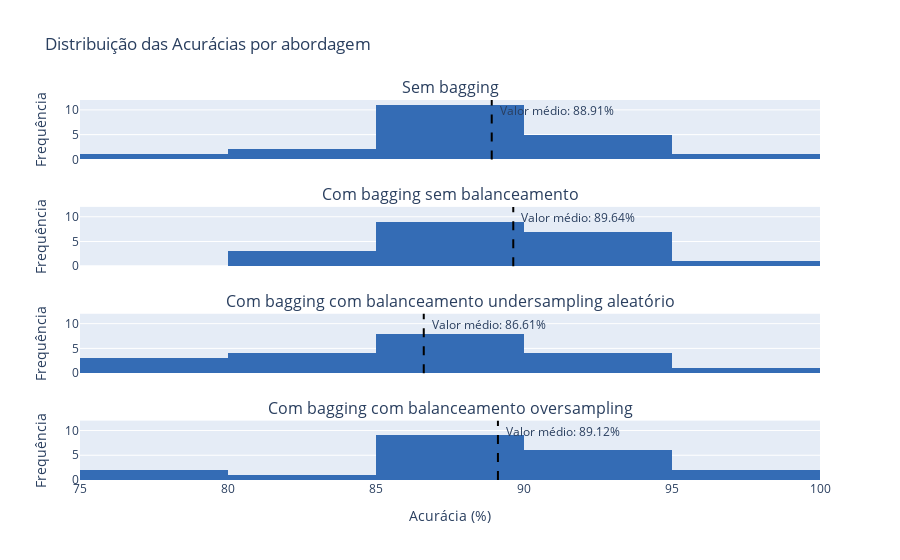

Notebook code for this chart:
### Code cell
plot_accuracies(svm_f1s)

### Figure 1 — Plotly figure (JSON) as saved in the notebook; plotly's stock layout.template omitted (floating-point values rounded to 4 significant figures)
{"data": [{"marker": {"color": "#346CB5"}, "name": "Sem bagging", "type": "histogram", "x": [87.18, 94.2, 82.19, 88.81, 87.39, 78.3, 90.95, 98.61, 88.72, 80.95, 85.56, 89.72, 94.41, 91.79, 87.59, 94.65, 89.04, 88.75, 89.75, 89.64], "xaxis": "x", "yaxis": "y"}, {"marker": {"color": "#346CB5"}, "name": "Com bagging sem balanceamento", "type": "histogram", "x": [88.66, 94.2, 83.34, 91.8, 87.39, 81.47, 90.64, 98.61, 89.05, 82.39, 89.35, 89.72, 93.17, 91.79, 87.59, 94.61, 89.08, 90.41, 89.82, 89.64], "xaxis": "x2", "yaxis": "y2"}, {"marker": {"color": "#346CB5"}, "name": "Com bagging com balanceamento undersampling aleatório", "type": "histogram", "x": [92.86, 88.13, 80.53, 86.42, 85.8, 79.17, 85.88, 96.09, 82.64, 77.43, 79.41, 90.3, 88.96, 89.53, 87.84, 92.39, 92.82, 86.74, 84.9, 84.42], "xaxis": "x3", "yaxis": "y3"}, {"marker": {"color": "#346CB5"}, "name": "Com bagging com balanceamento oversampling", "type": "histogram", "x": [92.86, 94.2, 82.19, 89.58, 88.56, 78.61, 89.52, 98.61, 86.0, 78.21, 86.75, 88.08, 94.54, 91.79, 87.62, 95.99, 91.44, 86.9, 92.67, 88.25], "xaxis": "x4", "yaxis": "y4"}], "layout": {"annotations": [{"font": {"size": 16}, "showarrow": false, "text": "Sem bagging", "x": 0.5, "xanchor": "center", "xref": "paper", "y": 1, "yanchor": "bottom", "yref": "paper"}, {"font": {"size": 16}, "showarrow": false, "text": "Com bagging sem balanceamento", "x": 0.5, "xanchor": "center", "xref": "paper", "y": 0.7188, "yanchor": "bottom", "yref": "paper"}, {"font": {"size": 16}, "showarrow": false, "text": "Com bagging com balanceamento undersampling aleatório", "x": 0.5, "xanchor": "center", "xref": "paper", "y": 0.4375, "yanchor": "bottom", "yref": "paper"}, {"font": {"size": 16}, "showarrow": false, "text": "Com bagging com balanceamento oversampling", "x": 0.5, "xanchor": "center", "xref": "paper", "y": 0.1562, "yanchor": "bottom", "yref": "paper"}, {"showarrow": false, "text": "  Valor médio: 88.91%", "x": 88.91, "xanchor": "left", "xref": "x", "y": 1, "yanchor": "top", "yref": "y domain"}, {"showarrow": false, "text": "  Valor médio: 89.64%", "x": 89.64, "xanchor": "left", "xref": "x2", "y": 1, "yanchor": "top", "yref": "y2 domain"}, {"showarrow": false, "text": "  Valor médio: 86.61%", "x": 86.61, "xanchor": "left", "xref": "x3", "y": 1, "yanchor": "top", "yref": "y3 domain"}, {"showarrow": false, "text": "  Valor médio: 89.12%", "x": 89.12, "xanchor": "left", "xref": "x4", "y": 1, "yanchor": "top", "yref": "y4 domain"}], "autosize": true, "barmode": "overlay", "shapes": [{"line": {"color": "black", "dash": "dash"}, "type": "line", "x0": 88.91, "x1": 88.91, "xref": "x", "y0": 0, "y1": 1, "yref": "y domain"}, {"line": {"color": "black", "dash": "dash"}, "type": "line", "x0": 89.64, "x1": 89.64, "xref": "x2", "y0": 0, "y1": 1, "yref": "y2 domain"}, {"line": {"color": "black", "dash": "dash"}, "type": "line", "x0": 86.61, "x1": 86.61, "xref": "x3", "y0": 0, "y1": 1, "yref": "y3 domain"}, {"line": {"color": "black", "dash": "dash"}, "type": "line", "x0": 89.12, "x1": 89.12, "xref": "x4", "y0": 0, "y1": 1, "yref": "y4 domain"}], "showlegend": false, "title": {"text": "Distribuição das Acurácias por abordagem"}, "xaxis": {"anchor": "y", "autorange": true, "domain": [0, 1], "matches": "x4", "range": [75, 100], "showticklabels": false, "type": "linear"}, "xaxis2": {"anchor": "y2", "autorange": true, "domain": [0, 1], "matches": "x4", "range": [75, 100], "showticklabels": false, "type": "linear"}, "xaxis3": {"anchor": "y3", "autorange": true, "domain": [0, 1], "matches": "x4", "range": [75, 100], "showticklabels": false, "type": "linear"}, "xaxis4": {"anchor": "y4", "autorange": true, "domain": [0, 1], "range": [75, 100], "title": {"text": "Acurácia (%)"}, "type": "linear"}, "yaxis": {"anchor": "x", "domain": [0.8438, 1], "range": [0, 12], "title": {"text": "Frequência"}}, "yaxis2": {"anchor": "x2", "domain": [0.5625, 0.7188], "range": [0, 12], "title": {"text": "Frequência"}}, "yaxis3": {"anchor": "x3", "domain": [0.2812, 0.4375], "range": [0, 12], "title": {"text": "Frequência"}}, "yaxis4": {"anchor": "x4", "domain": [0, 0.1562], "range": [0, 12], "title": {"text": "Frequência"}}}}
